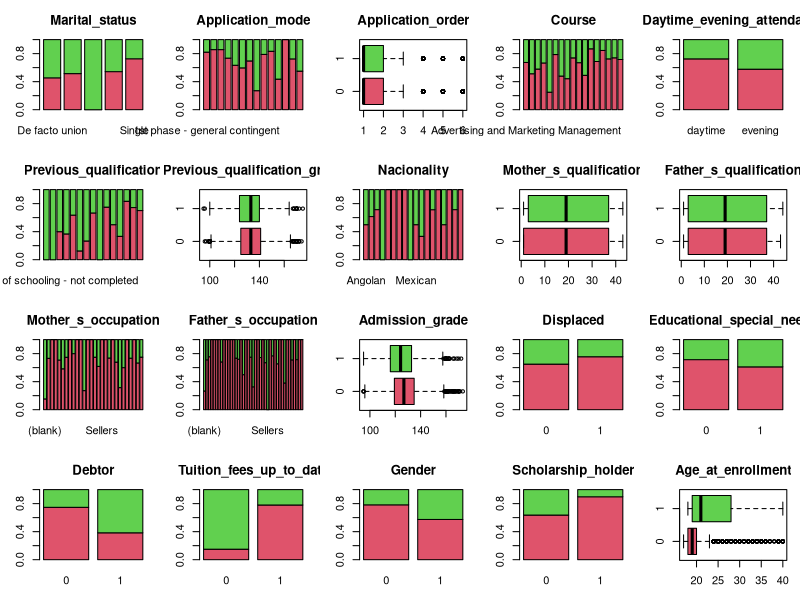
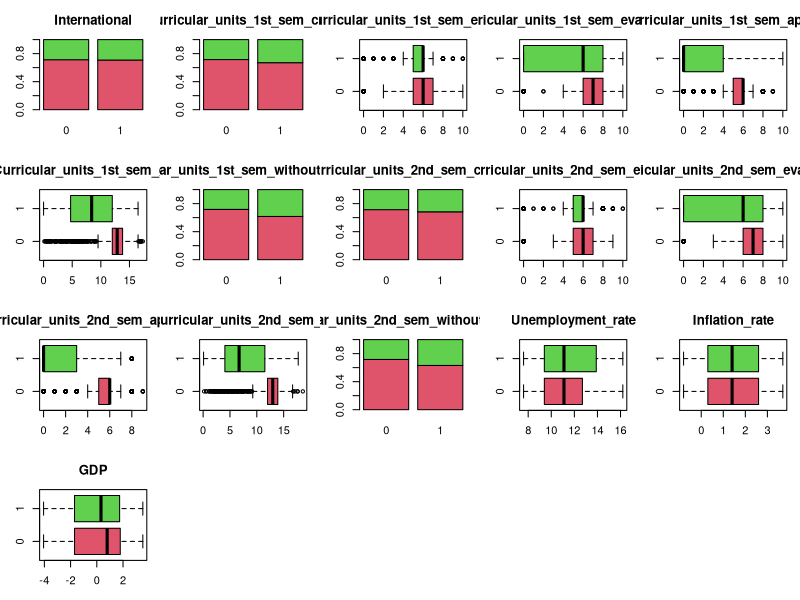

These charts were generated, in order, by the following R code: (Note: this script raises an error after producing the figures.)
#Carregar llibreries ----------------------------------------------------------------
library(effects)
library(car)           # funcio Anova
library(emmeans)       # funcio emmeans
library(multcomp)      # funcio cld
library(multcompView)  # funcio cld    
library(dplyr)         # manipulació de dades
library(forcats)


#Llegir dades  -------------------------------------------------------------------
base <- read.csv("clean-data.csv", stringsAsFactors = FALSE)
base <- base %>%
  dplyr::mutate(
    dplyr::across(
      c(Marital_status, Application_mode, Course, Daytime_evening_attendance,
        Previous_qualification, Nacionality, Mother_s_occupation, Father_s_occupation,
        Displaced, Educational_special_needs, Debtor, Tuition_fees_up_to_date,
        Gender, Scholarship_holder, International,
        Curricular_units_1st_sem_credited, Curricular_units_1st_sem_without_evaluations,
        Curricular_units_2nd_sem_credited, Curricular_units_2nd_sem_without_evaluations),
      as.factor
    )
  )

#Modifiquem la variable resposta a 0/1 -------------------------------------------

base <- base %>%
  dplyr::mutate(
    target = dplyr::case_when(
      Target %in% c("dropout", "Dropout", "DROPOUT") ~ 1L,
      Target %in% c("enrolled", "graduated", "Enrolled", "Graduated") ~ 0L,
      TRUE ~ 0L
    )
  )

# Resum de la base de dades ------------------------------------------------------
summary(base)


# Exploració gràfica de les variables explicatives -----------------------------
# Seleccionem totes les variables excepte la resposta 'target'
vars <- setdiff(colnames(base), c("Target","target"))

par(mfrow=c(4,5), mar=c(3,3,3,1)) # finestra 4x5, marges
colors <- c(2,3)                  # colors: vermell i verd

# Boxplot si numèrica, barplot si factor
for (v in vars){
  if (!is.factor(base[[v]])){
    form <- as.formula(paste0(v," ~ target"))
    boxplot(form, base, main = v, col = colors, horizontal = TRUE)
  } else {
    tab <- prop.table(table(base$target, base[[v]]), 2)
    barplot(tab, main = v, col = colors, legend = FALSE)
  }
}

#preprocessament previ al model complet
# Eliminem la variable Target per evitar problemes

if ("Target" %in% names(base)) base <- dplyr::select(base, -Target)

# Abans del model, després d’haver eliminat Target
base <- base %>%
  mutate(across(where(is.factor), ~ fct_lump_min(.x, min = 50, other_level = "Other")))

# Ara el full model
m0 <- glm(target ~ ., data = base, family = binomial(link = "logit"))
summary(m0)
# Anova del model complet amb car
anova(m0, test = "Chisq")

# Contribució de cada variable al model complet
Anova(m0, test.statistic = "LR")


#creem un model reduït amb les variables significatives, *** ** i *
m0.1 <- glm(target ~ Course + Application_mode + Mother_s_qualification + 
                      Father_s_occupation + Debtor + Tuition_fees_up_to_date + 
                      Gender + Scholarship_holder + Age_at_enrollment + 
                      Curricular_units_1st_sem_approved + 
                      Curricular_units_2nd_sem_enrolled + 
                      Curricular_units_2nd_sem_approved + 
                      Unemployment_rate,
            data = base, family = binomial(link = "logit"))



summary(m0.1)

#Comparem AIC/BIC amb el model complet (m0) per veure si ha empitjorat molt i
#cal recuperar alguna variable

AIC(m0, m0.1)
BIC(m0, m0.1)

#Contribució de cada variable al model reduït
Anova(m0.1, test.statistic = 'LR')  

#Fem una selecció automàtica cap endavant i cap enrere a partir del model complet
#utilitzant el criteri BIC
m0.2 <- step(m0, direction = "both", 
             k = log(nrow(base)), 
             trace = FALSE)

summary(m0.2)

#m0 (complet): 72 df, AIC = 1484.7, BIC = 1905.0

#m0.1 (reduït manual): 42 df, AIC = 1468.4, BIC = 1713.6

#m0.2 (reduït automàtic): 9 df, AIC = 1490.9, BIC = 1534.9

#Mirem si les variables adicionales del model m0.1 aporten informació addicional
#en comparació amb el model m0.2
anova(m0.2, m0.1, test = "Chisq")

#el p-valor és molt baix, per tant les variables addicionals del model m0.1 aporten
#informació addicional i és preferible utilitzar aquest model en comptes del m0.2


#Diagnòstic del model final ------------------------------------------------------
par(mfrow = c(1, 1)) # finestra 1x1
residualPlots(m0.1, ~ 1, type = "pearson") #residus vs ajustats



#residus vs variables explicatives
par(mfrow = c(4, 4)) 
residualPlots(m0.1, 
              ~ Age_at_enrollment + Curricular_units_1st_sem_approved +
                Curricular_units_2nd_sem_enrolled + 
                Curricular_units_2nd_sem_approved + 
                Unemployment_rate,
               tests = TRUE)

#residus vs factors
residualPlots(m0.1,tests = TRUE)

#residus per les variables categòriques, tot i que tenen moltes categories 
# i per tant els boxplots poden ser difícils d'interpretar

# Residus del model
res <- resid(m0.1, type = "pearson")

# Variables categòriques a mirar 
cat_vars <- c("Course", "Application_mode", "Mother_s_qualification", 
              "Father_s_occupation", "Debtor", "Tuition_fees_up_to_date", 
              "Gender", "Scholarship_holder")

# Bucle per fer boxplots nets per cada categòrica
par(mfrow = c(3,3))  
for (v in cat_vars) {
  boxplot(res ~ base[[v]], 
          main = paste("Residuals vs", v),
          xlab = v, ylab = "Residuals",
          col = "lightblue", las = 2, cex.axis = 0.7)
  abline(h = 0, col = "red", lty = 2)
}
par(mfrow = c(1,1))  


#millora de la relació amb les variables numèriques mitjançant polinomis

df1 <- with(base, aggregate(
  x = cbind(ypos = target, yneg = 1 - target),
  by = list(units1 = Curricular_units_1st_sem_approved),
  FUN = sum
))
m1 <- glm(cbind(ypos, yneg) ~ units1, data = df1, family = binomial(link='logit'))
summary(m1)
residualPlots(m1)
df2 <- with(base, aggregate(
  x = cbind(ypos = target, yneg = 1 - target),
  by = list(units2e = Curricular_units_2nd_sem_enrolled),
  FUN = sum
))
m2 <- glm(cbind(ypos, yneg) ~ units2e, data = df2, family = binomial(link='logit'))
summary(m2)
residualPlots(m2)
df3 <- with(base, aggregate(
  x = cbind(ypos = target, yneg = 1 - target),
  by = list(units2a = Curricular_units_2nd_sem_approved),
  FUN = sum
))
m3 <- glm(cbind(ypos, yneg) ~ units2a, data = df3, family = binomial(link='logit'))
summary(m3)
residualPlots(m3)

#variable continua 1  Curricular_units_1st_sem_approved (df1 / units1)
m1.1 <- glm(cbind(ypos,yneg) ~ units1,           data = df1, family = binomial)
m1.2 <- glm(cbind(ypos,yneg) ~ poly(units1, 2),  data = df1, family = binomial)
m1.3 <- glm(cbind(ypos,yneg) ~ poly(units1, 3),  data = df1, family = binomial)
m1.4 <- glm(cbind(ypos,yneg) ~ poly(units1, 4),  data = df1, family = binomial)

#Deviance test
anova(m1.1, m1.2, test = "Chisq")
anova(m1.2, m1.3, test = "Chisq")
anova(m1.3, m1.4, test = "Chisq")

#AIC/BIC
cbind(AIC(m1.1, m1.2, m1.3, m1.4),
      BIC = BIC(m1.1, m1.2, m1.3, m1.4)[,2])


#variable continua 2 Curricular_units_2nd_sem_enrolled (df2 / units2e)

m2.1 <- glm(cbind(ypos,yneg) ~ units2e,          data = df2, family = binomial)
m2.2 <- glm(cbind(ypos,yneg) ~ poly(units2e, 2), data = df2, family = binomial)
m2.3 <- glm(cbind(ypos,yneg) ~ poly(units2e, 3), data = df2, family = binomial)
m2.4 <- glm(cbind(ypos,yneg) ~ poly(units2e, 4), data = df2, family = binomial)

#Deviance test
anova(m2.1, m2.2, test = "Chisq")
anova(m2.2, m2.3, test = "Chisq")
anova(m2.3, m2.4, test = "Chisq")

#AIC/BIC
cbind(AIC(m2.1, m2.2, m2.3, m2.4),
      BIC = BIC(m2.1, m2.2, m2.3, m2.4)[,2])

#variable continua 3  Curricular_units_2nd_sem_approved (df3 / units2a)
m3.1 <- glm(cbind(ypos,yneg) ~ units2a,          data = df3, family = binomial)
m3.2 <- glm(cbind(ypos,yneg) ~ poly(units2a, 2), data = df3, family = binomial)
m3.3 <- glm(cbind(ypos,yneg) ~ poly(units2a, 3), data = df3, family = binomial)
m3.4 <- glm(cbind(ypos,yneg) ~ poly(units2a, 4), data = df3, family = binomial)

#Deviance test
anova(m3.1, m3.2, test = "Chisq")
anova(m3.2, m3.3, test = "Chisq")
anova(m3.3, m3.4, test = "Chisq")

#AIC/BIC
cbind(AIC(m3.1, m3.2, m3.3, m3.4),
      BIC = BIC(m3.1, m3.2, m3.3, m3.4)[,2])


residualPlots(m1.4, layout = c(1, 2))
residualPlots(m2.3, layout = c(1, 2))
residualPlots(m3.3, layout = c(1, 2))






#Actualitzem el model m0.1 amb els polinomis adequats
m0.3 <- glm(target ~ Course + Application_mode + Mother_s_qualification + 
                      Father_s_occupation + Debtor + Tuition_fees_up_to_date +
                      Gender + Scholarship_holder + Age_at_enrollment + 
                      poly(Curricular_units_1st_sem_approved, 4) + 
                      Curricular_units_2nd_sem_enrolled + 
                      poly(Curricular_units_2nd_sem_approved, 3) + 
                      Unemployment_rate,
            data = base, family = binomial(link = "logit"))

summary(m0.3)
#Diagnòstic del model final amb polinomis ------------------------------------------------------
par(mfrow = c(1, 1)) # finestra 1x1
residualPlots(m0.3, ~ 1, type = "pearson") #residus vs ajustats

#residus vs variables explicatives
par(mfrow = c(4, 4))
residualPlots(m0.3, layout = c(4,4), ask = FALSE, tests = FALSE) #residus vs cada variable explicativa
#residus vs factors
residualPlot(m0.3, id.n = 0)
#residus per les variables categòriques, tot i que tenen moltes categories
# i per tant els boxplots poden ser difícils d'interpretar
# Residus del model
res <- resid(m0.3, type = "pearson")
# Variables categòriques a mirar
cat_vars <- c("Course", "Application_mode", "Mother_s_qualification",
              "Father_s_occupation", "Debtor", "Tuition_fees_up_to_date",
              "Gender", "Scholarship_holder")
# Bucle per fer boxplots nets per cada categòrica 
par(mfrow = c(3,3))
for (v in cat_vars) {
   boxplot(res ~ base[[v]],
          main = paste("Residuals vs", v),
          xlab = v, ylab = "Residuals",
          col = "lightblue", las = 2, cex.axis = 0.7)
  abline(h = 0, col = "red", lty = 2)
}
par(mfrow = c(1,1))
#Comparació dels models m0.1 i m0.3
anova(m0.1, m0.3, test = "Chisq")
AIC(m0.1, m0.3)
BIC(m0.1, m0.3)


#Millora de la relació amb les variables numèriques mitjançant interaccions
base$Iunits1 <- as.factor(ifelse(base$Curricular_units_1st_sem_approved <= 5, 0, 1)) 
base$Iunits2a <- as.factor(ifelse(base$Curricular_units_2nd_sem_approved <= 4, 0, 1))
summary(base$Iunits1) 
summary(base$Iunits2a)
m0.5 <- glm( target ~ Course + Application_mode + Mother_s_qualification + Father_s_occupation + Debtor + Tuition_fees_up_to_date + Gender + Scholarship_holder + Age_at_enrollment + poly(Curricular_units_1st_sem_approved, 4) * Iunits1 + poly(Curricular_units_2nd_sem_approved, 3) * Iunits2a + Unemployment_rate, data = base, family = binomial(link = "logit"))
summary(m0.5) 
anova(m0.3, m0.5, test = "Chisq") 
BIC(m0.1, m0.3, m0.5) 
AIC(m0.1, m0.3, m0.5)



# Comparació de diferent link
m_logit  <- glm(target ~ Course + Application_mode + Mother_s_qualification + 
                  Father_s_occupation + Debtor + Tuition_fees_up_to_date +
                  Gender + Scholarship_holder + Age_at_enrollment + 
                  Curricular_units_1st_sem_approved + 
                  Curricular_units_2nd_sem_enrolled + 
                  Curricular_units_2nd_sem_approved + 
                  Unemployment_rate,
                data = base, family = binomial(link = "logit"))

m_probit <- glm(target ~ Course + Application_mode + Mother_s_qualification + 
                  Father_s_occupation + Debtor + Tuition_fees_up_to_date +
                  Gender + Scholarship_holder + Age_at_enrollment + 
                  Curricular_units_1st_sem_approved + 
                  Curricular_units_2nd_sem_enrolled + 
                  Curricular_units_2nd_sem_approved + 
                  Unemployment_rate,
                data = base, family = binomial(link = "probit"))

# Comparació AIC/BIC
AIC(m_logit, m_probit)
BIC(m_logit, m_probit)
